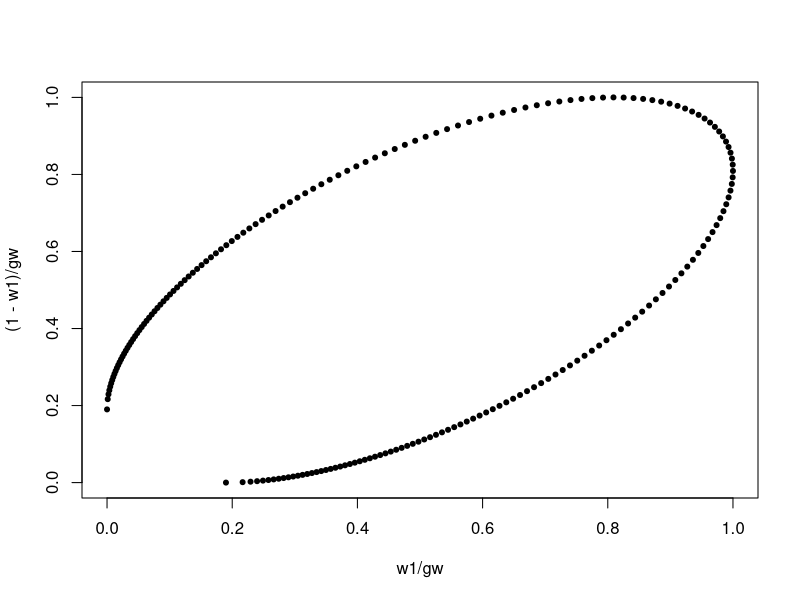

Recreate this plot in R.
## Gauge functions
gauss_gauge <- function(w, dep_par = 0.5) {
  if(!is.null(nrow(w))) {
    d <- ncol(w)
    sigma <- matrix(dep_par, d, d)
    diag(sigma) <- 1
    sigma_inv <- solve(sigma)
    sqrt_w <- sqrt(w)
    return(rowSums((sqrt_w %*% sigma_inv) * sqrt_w))
  } else {
    top <- w + (1 - w) - 2 * dep_par * sqrt(w * (1 - w))
    return(top/(1-dep_par^2))
  }
}

w1 <- seq(0, 1, length.out = 200)
gw <- gauss_gauge(w1, 0.9)
plot(w1 / gw, (1-w1)/gw, pch = 20)

w1 <- runif(7)
w2 <- runif(7)
w3 <- runif(7)
w_mat <- cbind(w1, w2)
row_sums_w <- rowSums(w_mat)
w1 <- w1 / row_sums_w
w2 <- w2 / row_sums_w
w3 <- w3 / row_sums_w
w_mat <- cbind(w1, w2) |> as.matrix(nrow = 15, ncol = 2)
gauss_gauge(w_mat, 0.1)
min_vals <- apply(w_mat, 1, min)

logistic_gauge <- function(w, dep_par = 0.5) {
  gamma_inv <- 1 / dep_par
  if(!is.null(nrow(w))) {
    d <- ncol(w)
    min_vec <- apply(w, 1, min)
    return(gamma_inv * rowSums(w_mat) + (1 - d * gamma_inv) * min_vec)
  } else {
    return(gamma_inv * pmax(w, (1 - w)) + (1-gamma_inv)*pmin(w,(1 - w)))
  }
}

inv_log_gauge <- function(w, dep_par = 0.5) ((w^(1/dep_par) + (1 - w)^(1/dep_par))^dep_par)

asym_log_gauge <- function(w, dep_par = 0.5) {
  r_inv <- 1/dep_par
  return(pmin((w + (1 - w)), (r_inv * pmax(w, (1 - w)) + (1-r_inv)*pmin(w,(1 - w)))))
}

dirichlet_gauge <- function(w, dep_par) {
  theta1 <- dep_par[1]
  theta2 <- dep_par[2]
  return((1 + theta1 + theta2) * pmax(w, (1 - w)) - (theta1 * w + theta2 * (1 - w)))
}

rectangular_gauge <- function(w, dep_par) {
  return(pmax((w - (1 - w)) / dep_par, ((1 - w) - w) / dep_par, (w + (1 - w)) / (2 - dep_par)))
}
